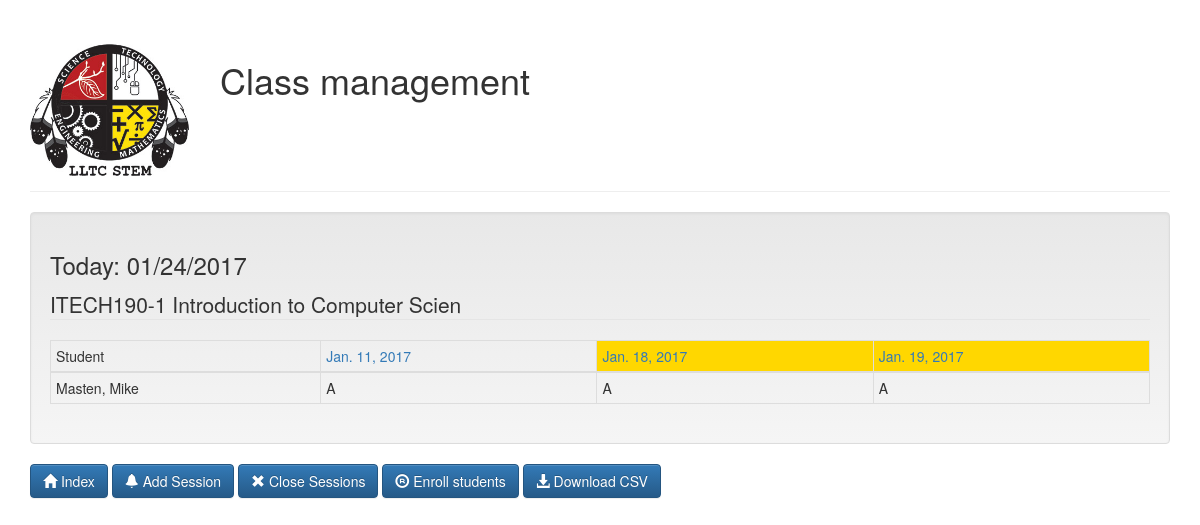
Screenshot of /instructor/class_detail/2 (signed in) with the database file from the repository.
### attendance/models.py (models this page shows, shortened)
class Class(models.Model):
    SPRING = 0
    FALL = 1
    SEMESTERS = (
        (SPRING, 'Spring'),
        (FALL, 'Fall')
    )
    semester = models.SmallIntegerField(choices=SEMESTERS)
    year = models.IntegerField()
    class_id = models.CharField(max_length=12)
    name = models.CharField(max_length=30)
    enrolled_students = models.ManyToManyField('Student', blank=True)
    class Meta:
        verbose_name_plural = "Classes"

class Session(models.Model):
    date = models.DateField(default=datetime.date.today)
    password = models.CharField(max_length=16)
    session_class = models.ForeignKey(Class)
    students_present = models.ManyToManyField(Student, blank=True)
    is_open = models.BooleanField(default=True)

class Student(models.Model):
    first_name = models.CharField(max_length=30)
    last_name = models.CharField(max_length=30)
    student_id = models.CharField(max_length=6, unique=True)
    class Meta:
        ordering = ['last_name', 'first_name']

### instructor/views.py (the view)
# urls.py: url(r'^class_detail/(?P<pk>[0-9]+)$', views.ClassDetailView.as_view(), name='class_detail'),
class ClassDetailView(generic.DetailView):
    template_name = "instructor/class_detail.html"
    model = Class
    context_object_name = 'class_detail'
    def get_context_data(self, **kwargs):
        context = super(ClassDetailView, self).get_context_data(**kwargs)
        if self.request.user.is_authenticated():
            my_class = self.get_object()
            my_sessions = Session.objects.filter(session_class=my_class).order_by('date')
            context['sessions'] = my_sessions
        return context

### instructor/templates/instructor/class_detail.html (shortened to what this page needs)
<!DOCTYPE html>
<html lang="en">
{% load static i18n widget_tweaks %}
<head>
    <link rel="stylesheet" href="https://maxcdn.bootstrapcdn.com/bootstrap/3.3.7/css/bootstrap.min.css">
    <link rel="stylesheet" href="https://maxcdn.bootstrapcdn.com/bootstrap/3.3.7/css/bootstrap-theme.min.css">
    <link rel="stylesheet" href="{% static "instructor/stylesheets/main.css" %}" type="text/css" />
    <div class="container">
        <div class="page-header">
            <div class="row row-table">
                <div class="vcenter">
                    <div class="col-lg-2 col-sm-6"><img class="img-responsive" src="{% static "instructor/images/stem_logo.jpg" %}"/></div>
                    <div class="col-lg-10 col-sm-6"><h1>Class management</h1></div>
                </div>
            </div>
        </div>
        {% if user.is_authenticated %}
            <section>
                <div class="well">
                    {% if class_detail %}
                        <h3>Today: {% now "SHORT_DATE_FORMAT" %}</h3>
                        <table class="table table-bordered table-condensed table-hover">
                            <legend>{{ class_detail.class_id }} {{ class_detail.name }}</legend>
                            <thead>
                            <tr>
                                <td>Student</td>
                                {% for session in sessions %}
                                    {% if session.is_open %}
                                        <td style="background-color: gold"><a href="{% url 'instructor:update_session' session.id %}">{{ session.date }}</a></td>
                                    {% else %}
                                        <td><a href="{% url 'instructor:update_session' session.id %}">{{ session.date }}</a></td>
                                    {% endif %}
                                {% endfor %}
                            </tr>
                            </thead>
                            {% for student in class_detail.enrolled_students.all %}
                                <tr>
                                    <td>{{ student.last_name }}, {{ student.first_name }}</td>
                                    {% for session in sessions %}
                                        {% if student in session.students_present.all %}
                                            <td>P</td>
                                        {% else %}
                                            <td>A</td>
                                        {% endif %}
                                    {% endfor %}
                                </tr>
                            {% endfor %}
                        </table>
                    {% endif %}
                </div>
            </section>
            <section>
                <a href="{% url 'instructor:instructor_index' %}" class="btn btn-primary">
                    <span class="glyphicon glyphicon-home"></span> Index
                </a>
                <a href="{% url 'instructor:instructor_create_session' class_detail.id %}" class="btn btn-primary">
                    <span class="glyphicon glyphicon-bell"></span> Add Session
                </a>
                <a href="{% url 'instructor:close_sessions' class_detail.id %}" class="btn btn-primary">
                    <span class="glyphicon glyphicon-remove"></span> Close Sessions
                </a>
                <a href="{% url 'instructor:enroll_students' class_detail.id %}" class="btn btn-primary">
                    <span class="glyphicon glyphicon-registration-mark"></span> Enroll students
                </a>
                <a href="{% url 'instructor:csv' class_detail.id %}" class="btn btn-primary">
                    <span class="glyphicon glyphicon-download-alt"></span> Download CSV
                </a>
            </section>
        {% endif %}
    </div>
</head>
<body>
</body>
</html>

### instructor/static/instructor/stylesheets/main.css (style rules this page uses)
.row-table { display:table; width: 100%; }
.vcenter { display:table-cell; vertical-align: middle; }

### rows the page displays
Class: class_id "ITECH190-1", name "Introduction to Computer Scien"
Session: date "Jan. 11, 2017", shows "A"
Session: date "Jan. 18, 2017", shows "A"
Session: date "Jan. 19, 2017", shows "A"
Student: last_name "Masten", first_name "Mike"
